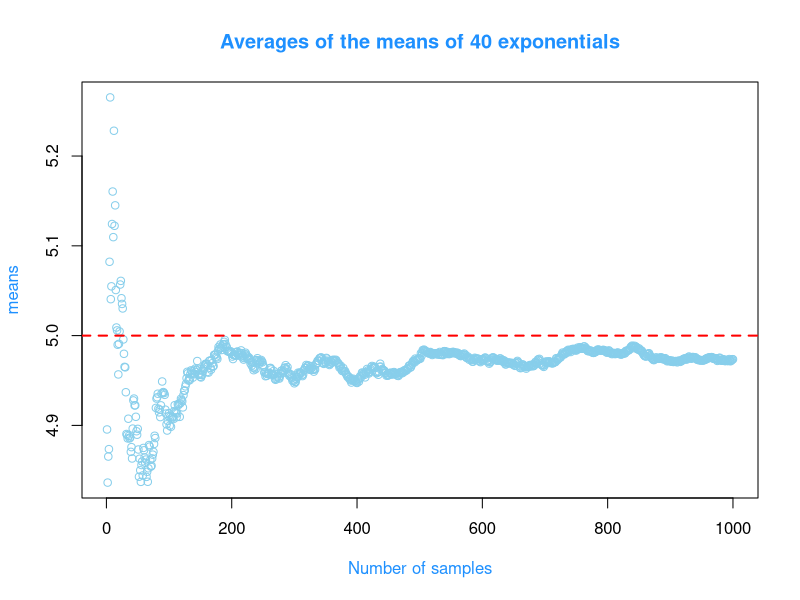
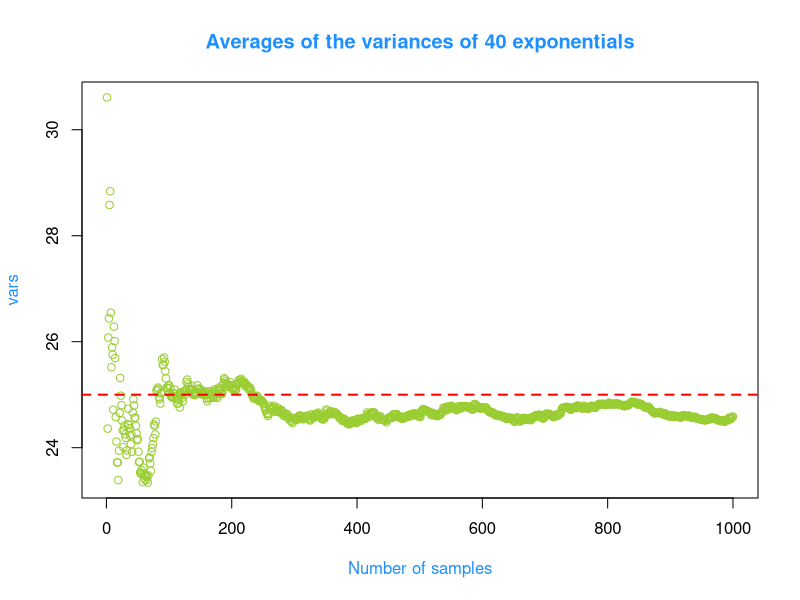
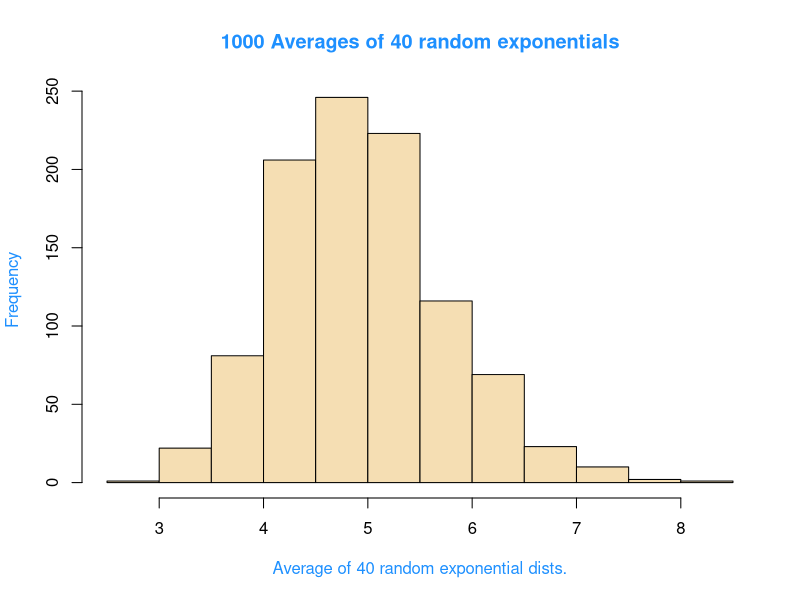
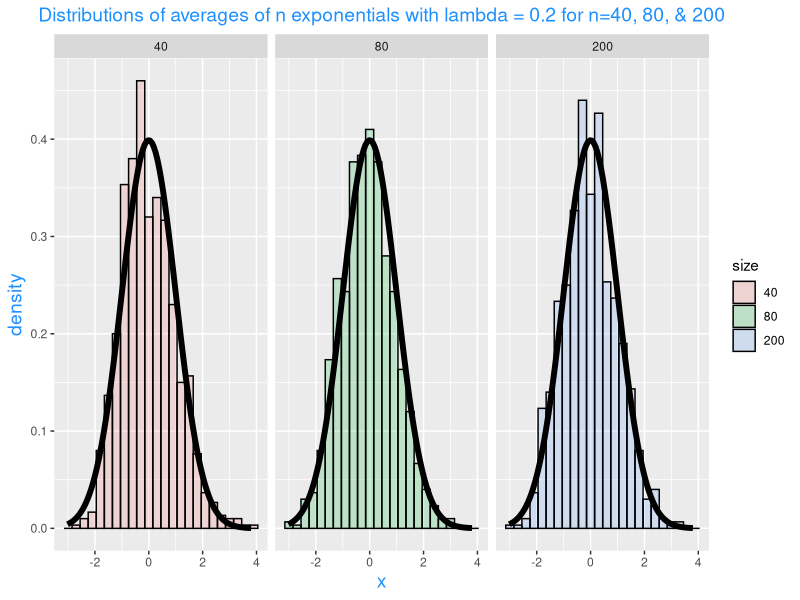

Reproduce these figures in R, in order.
## ---- chunk 1
knitr::opts_chunk$set(echo = TRUE)
## ---- chunk 2
library(ggplot2)
library(datasets) 
data(ToothGrowth) 

## ---- chunk 3
nosim <- 1000

x <- matrix(rexp(nosim * 40, 0.2), 
                     nosim)

means <- cumsum(apply(x, 1, mean))/(1:nosim)

vars <- cumsum(apply(x,1,var))/(1:nosim)

plot(means, col="skyblue", pch=1, xlab="Number of samples", 
     main="Averages of the means of 40 exponentials",
     col.main="dodgerblue", col.lab="dodgerblue")

abline(h=5, col="red", lwd=2, lty=2) # comparing means with the theoretical mean mu = 1/lambda = 5

plot(vars, col="yellowgreen", pch=1, xlab="Number of samples", 
     main="Averages of the variances of 40 exponentials",
     col.main="dodgerblue", col.lab="dodgerblue")

abline(h=25, col="red", lwd=2, lty=2)

## ---- chunk 4
mns = NULL

for (i in 1:1000) mns = c(mns, mean(rexp(40, 0.2)))

hist(mns, col="wheat", main="1000 Averages of 40 random exponentials", 
     xlab="Average of 40 random exponential dists.", col.main="dodgerblue", col.lab="dodgerblue")

## ---- chunk 5
nosim <- 1000
cfunc <- function(x, n) sqrt(n) * (mean(x) - 5) / 5
dat <- data.frame(
  x = c(apply(matrix(rexp(nosim * 40, 0.2), 
                     nosim), 1, cfunc, 40),
        apply(matrix(rexp(nosim * 80, 0.2), 
                     nosim), 1, cfunc, 80),
       apply(matrix(rexp(nosim * 200, 0.2), 
                     nosim), 1, cfunc, 200)
       ),
  size = factor(rep(c(40, 80, 200), rep(nosim, 3))))
 
g <- ggplot(dat, aes(x = x, fill = size)) + geom_histogram(alpha = .20, binwidth=.3, colour = "black", 
                                                        aes(y = ..density..)) 
g <- g + stat_function(fun = dnorm, size = 2)
g <- g + facet_grid(. ~ size)
g <- g + ggtitle("Distributions of averages of n exponentials with lambda = 0.2 for n=40, 80, & 200")
g <- g + theme(plot.title=element_text(color="dodgerblue", size=14, hjust=0.5))
g <- g + theme(axis.title = element_text(size=14, color="dodgerblue"))

g
